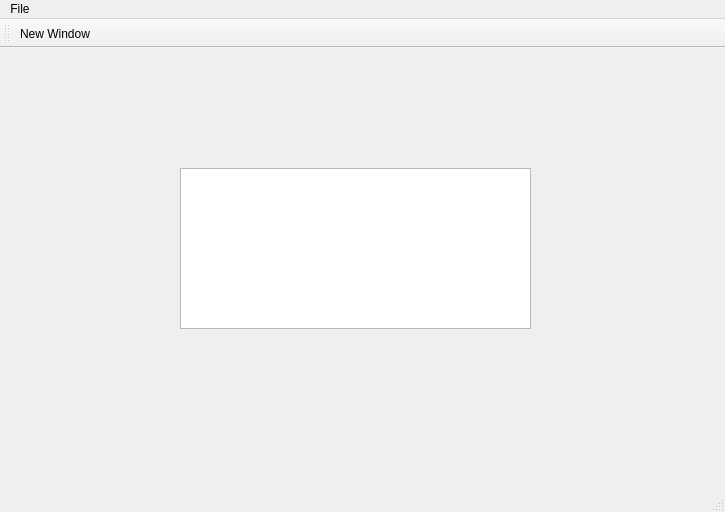
<?xml version="1.0" encoding="UTF-8"?>
<ui version="4.0">
 <class>MainWindow</class>
 <widget class="QMainWindow" name="MainWindow">
  <property name="geometry">
   <rect>
    <x>0</x>
    <y>0</y>
    <width>725</width>
    <height>512</height>
   </rect>
  </property>
  <property name="windowTitle">
   <string>MainWindow</string>
  </property>
  <widget class="QWidget" name="centralwidget">
   <widget class="QPlainTextEdit" name="plainTextEdit">
    <property name="geometry">
     <rect>
      <x>180</x>
      <y>120</y>
      <width>351</width>
      <height>161</height>
     </rect>
    </property>
   </widget>
  </widget>
  <widget class="QMenuBar" name="menubar">
   <property name="geometry">
    <rect>
     <x>0</x>
     <y>0</y>
     <width>725</width>
     <height>25</height>
    </rect>
   </property>
   <widget class="QMenu" name="menuFile">
    <property name="title">
     <string>File</string>
    </property>
    <addaction name="actionNew_Window"/>
   </widget>
   <addaction name="menuFile"/>
  </widget>
  <widget class="QStatusBar" name="statusbar"/>
  <widget class="QToolBar" name="toolBar">
   <property name="windowTitle">
    <string>toolBar</string>
   </property>
   <attribute name="toolBarArea">
    <enum>TopToolBarArea</enum>
   </attribute>
   <attribute name="toolBarBreak">
    <bool>false</bool>
   </attribute>
   <addaction name="actionNew_Window"/>
  </widget>
  <action name="actionNew_Window">
   <property name="text">
    <string>New Window</string>
   </property>
  </action>
 </widget>
 <resources/>
 <connections/>
</ui>
